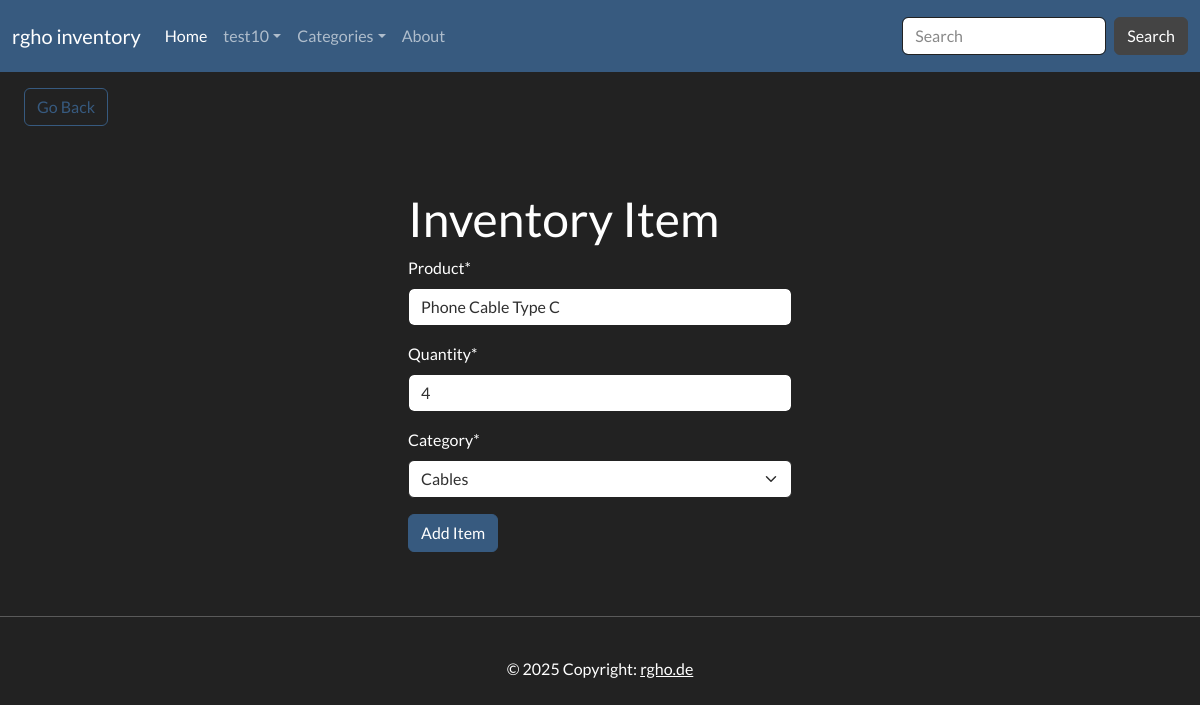
Page /edit-item/1 (signed in) on the earlier database version.
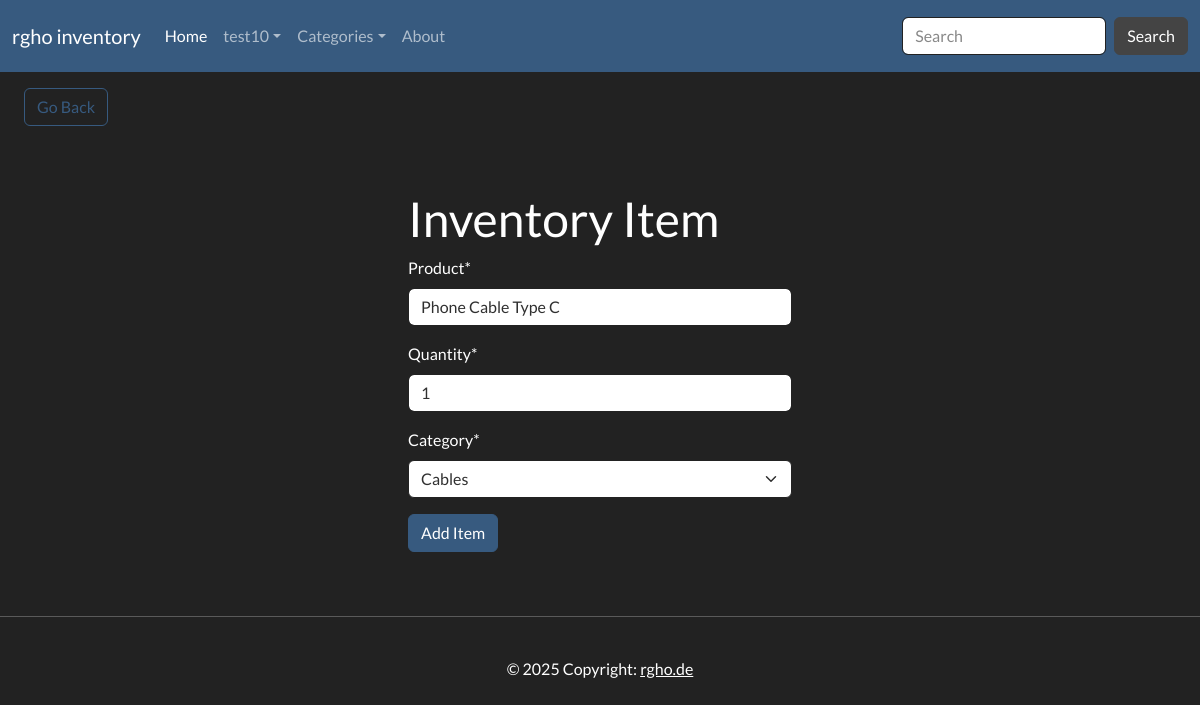
Same page on the later database version.
### inventory/models.py (models this page shows, shortened)
class InventoryItem(models.Model):
	product = models.CharField(max_length=200)
	quantity = models.IntegerField()
	category = models.ForeignKey('Category', on_delete=models.SET_NULL, blank=True, null=True)
	date_created = models.DateTimeField(auto_now_add=True)
	user = models.ForeignKey(User, on_delete=models.CASCADE)

### inventory/views.py (the view)
# urls.py: path('edit-item/<int:pk>', EditItem.as_view(), name='edit-item'),
class EditItem(LoginRequiredMixin, UpdateView):
	model = InventoryItem
	form_class = InventoryItemForm
	template_name = 'inventory/item_form.html'
	success_url = reverse_lazy('dashboard')

### inventory/forms.py
class InventoryItemForm(forms.ModelForm):
	category = forms.ModelChoiceField(queryset=Category.objects.all(), initial=0)
	class Meta:
		model = InventoryItem
		fields = ['product', 'quantity', 'category']

### inventory/context_processors.py (called while the page is built)
def categories(request):
    return {
        'categories': Category.objects.all()
    }

### inventory/models.py (called while the page is built)
	def __str__(self):
		return self.name

### inventory/templates/inventory/item_form.html (shortened to what this page needs)
{% extends 'inventory/base.html' %}
{% load crispy_forms_tags %}
{% block content %}
<a href="{% url 'dashboard' %}" class="btn btn-outline-primary my-3 mx-4">Go Back</a>
<div class="row">
    <div class="col-11 col-md-4 mx-auto mt-5">
        <h1>Inventory Item</h1>
        <form method="POST">
            {{ form|crispy }}
            <div class="mt-3">
                <button class="btn btn-primary">Add Item</button>
            </div>
        </form>
    </div>
</div>
{% endblock content %}

Differences in the rows shown:
changed InventoryItem "Phone Cable Type C": quantity "4" → "1"
